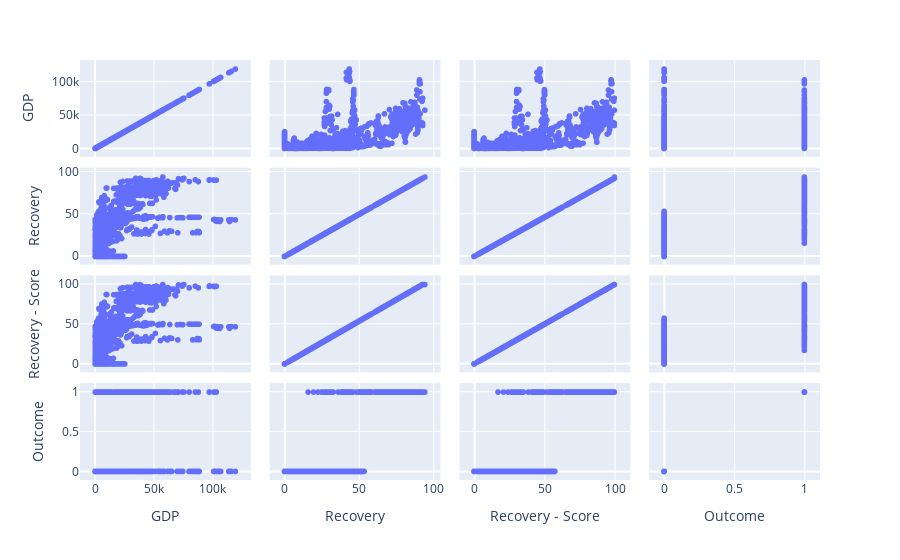

Source (notebook cell):
### Markdown cell above
# 2 GDP and ease of doing business

Using the additional data in `data/GDPpc.csv`, join the clean dataset in **1** to the GDP data.

**What are the 3 Ease of Doing Business variables most closely linked to GDP?**

Answer by giving their correlation ratio, and give a possible explanation and a data visualization

**hint:** trying to do `df.corr()` or `sns.pairplot()` on the whole dataset will crash most computers. Be smart about the number of columns you're testing at once.

### Code cell
gdp = pd.read_csv('data/GDPpc.csv')
pt2 = gdp.melt(id_vars=["Country Name", "Country Code", "Indicator Name", "Indicator Code"],
        var_name="Year",
        value_name="Value"
).pivot_table(
    index=['Year','Country Name'],
    columns='Indicator Name'
).reset_index()
business = pd.merge(pt, pt2, on=['Year', 'Country Name'])
business.fillna(value = 0, axis = 'columns', inplace = True)
vf = business['Value']
fig = px.scatter_matrix(vf[['GDP per capita (current US$)',
                            'Resolving insolvency: Recovery rate (cents on the dollar)',
                            'Resolving insolvency: Recovery rate (cents on the dollar) - Score',
                            'Resolving insolvency: Outcome (0 as piecemeal sale and 1 as going concern)'
                           ]],
                       labels = {'GDP per capita (current US$)':'GDP',
                                 'Resolving insolvency: Recovery rate (cents on the dollar)':'Recovery',
                                 'Resolving insolvency: Recovery rate (cents on the dollar) - Score':'Recovery - Score',
                                 'Resolving insolvency: Outcome (0 as piecemeal sale and 1 as going concern)':'Outcome'
                       })
fig.show()
print("Insolvency relates directly to debts and lack of money/funds, thus resolution of insolvency implies long-term funding.\n"
     "This means the relationship between solvency and GDP are directly correlated."
     )
vf.corr()['GDP per capita (current US$)'].sort_values(ascending=False)[1:4]

### Figure 1 — Plotly figure (JSON) as saved in the notebook; plotly's stock layout.template omitted (floating-point values rounded to 4 significant figures; data arrays with more than 128 entries replaced by an {"elided": "..."} marker saying what was removed)
{"data": [{"dimensions": [{"axis": {"matches": true}, "label": "GDP", "values": {"elided": "2341 float values"}}, {"axis": {"matches": true}, "label": "Recovery", "values": {"elided": "2341 float values"}}, {"axis": {"matches": true}, "label": "Recovery - Score", "values": {"elided": "2341 float values"}}, {"axis": {"matches": true}, "label": "Outcome", "values": {"elided": "2341 int values"}}], "hovertemplate": "%{xaxis.title.text}=%{x}<br>%{yaxis.title.text}=%{y}<extra></extra>", "legendgroup": "", "marker": {"color": "#636efa", "symbol": "circle"}, "name": "", "showlegend": false, "type": "splom"}], "layout": {"dragmode": "select", "legend": {"tracegroupgap": 0}, "margin": {"t": 60}}}
